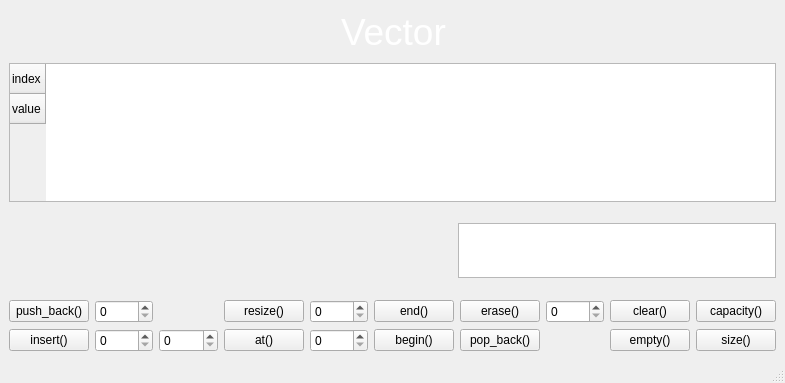
<?xml version="1.0" encoding="UTF-8"?>
<ui version="4.0">
 <class>MainWindow</class>
 <widget class="QMainWindow" name="MainWindow">
  <property name="geometry">
   <rect>
    <x>0</x>
    <y>0</y>
    <width>785</width>
    <height>383</height>
   </rect>
  </property>
  <property name="windowTitle">
   <string>MainWindow</string>
  </property>
  <widget class="QWidget" name="centralwidget">
   <layout class="QGridLayout" name="gridLayout_2">
    <item row="0" column="0">
     <spacer name="horizontalSpacer_3">
      <property name="orientation">
       <enum>Qt::Horizontal</enum>
      </property>
      <property name="sizeHint" stdset="0">
       <size>
        <width>319</width>
        <height>20</height>
       </size>
      </property>
     </spacer>
    </item>
    <item row="0" column="1">
     <widget class="QLabel" name="label">
      <property name="text">
       <string>&lt;html&gt;&lt;head/&gt;&lt;body&gt;&lt;p align=&quot;justify&quot;&gt;&lt;span style=&quot; font-size:28pt; color:#ffffff;&quot;&gt;Vector&lt;/span&gt;&lt;/p&gt;&lt;/body&gt;&lt;/html&gt;</string>
      </property>
     </widget>
    </item>
    <item row="1" column="0" colspan="4">
     <widget class="QTableWidget" name="vectortable">
      <row>
       <property name="text">
        <string>index</string>
       </property>
      </row>
      <row>
       <property name="text">
        <string>value</string>
       </property>
      </row>
     </widget>
    </item>
    <item row="2" column="3">
     <widget class="QTextBrowser" name="showtext">
      <property name="maximumSize">
       <size>
        <width>16777215</width>
        <height>55</height>
       </size>
      </property>
     </widget>
    </item>
    <item row="3" column="0" colspan="4">
     <layout class="QGridLayout" name="gridLayout">
      <item row="0" column="0">
       <widget class="QPushButton" name="push_backbutton">
        <property name="text">
         <string>push_back()</string>
        </property>
       </widget>
      </item>
      <item row="0" column="1">
       <widget class="QSpinBox" name="push_backspinbox">
        <property name="toolTip">
         <string/>
        </property>
        <property name="toolTipDuration">
         <number>-1</number>
        </property>
       </widget>
      </item>
      <item row="0" column="3">
       <widget class="QPushButton" name="resizebutton">
        <property name="text">
         <string>resize()</string>
        </property>
       </widget>
      </item>
      <item row="0" column="4">
       <widget class="QSpinBox" name="resizespinbox"/>
      </item>
      <item row="0" column="5">
       <widget class="QPushButton" name="endbutton">
        <property name="text">
         <string>end()</string>
        </property>
       </widget>
      </item>
      <item row="0" column="6">
       <widget class="QPushButton" name="erasebutton">
        <property name="text">
         <string>erase()</string>
        </property>
       </widget>
      </item>
      <item row="0" column="7">
       <widget class="QSpinBox" name="erasespinbox"/>
      </item>
      <item row="0" column="8">
       <widget class="QPushButton" name="clearbutton">
        <property name="text">
         <string>clear()</string>
        </property>
       </widget>
      </item>
      <item row="0" column="9">
       <widget class="QPushButton" name="capacitybutton">
        <property name="text">
         <string>capacity()</string>
        </property>
       </widget>
      </item>
      <item row="1" column="0">
       <widget class="QPushButton" name="insertbutton">
        <property name="text">
         <string>insert()</string>
        </property>
       </widget>
      </item>
      <item row="1" column="1">
       <widget class="QSpinBox" name="insertindex"/>
      </item>
      <item row="1" column="2">
       <widget class="QSpinBox" name="insertvalue"/>
      </item>
      <item row="1" column="3">
       <widget class="QPushButton" name="atbutton">
        <property name="text">
         <string>at()</string>
        </property>
       </widget>
      </item>
      <item row="1" column="4">
       <widget class="QSpinBox" name="atspinbox"/>
      </item>
      <item row="1" column="5">
       <widget class="QPushButton" name="beginbutton">
        <property name="text">
         <string>begin()</string>
        </property>
       </widget>
      </item>
      <item row="1" column="6">
       <widget class="QPushButton" name="pop_backbutton">
        <property name="text">
         <string>pop_back()</string>
        </property>
       </widget>
      </item>
      <item row="1" column="8">
       <widget class="QPushButton" name="emptubutton">
        <property name="text">
         <string>empty()</string>
        </property>
       </widget>
      </item>
      <item row="1" column="9">
       <widget class="QPushButton" name="sizebutton">
        <property name="text">
         <string>size()</string>
        </property>
       </widget>
      </item>
     </layout>
    </item>
    <item row="2" column="0" colspan="3">
     <spacer name="horizontalSpacer">
      <property name="orientation">
       <enum>Qt::Horizontal</enum>
      </property>
      <property name="sizeHint" stdset="0">
       <size>
        <width>443</width>
        <height>86</height>
       </size>
      </property>
     </spacer>
    </item>
    <item row="0" column="2" colspan="2">
     <spacer name="horizontalSpacer_2">
      <property name="orientation">
       <enum>Qt::Horizontal</enum>
      </property>
      <property name="sizeHint" stdset="0">
       <size>
        <width>324</width>
        <height>48</height>
       </size>
      </property>
     </spacer>
    </item>
   </layout>
  </widget>
  <widget class="QMenuBar" name="menubar">
   <property name="geometry">
    <rect>
     <x>0</x>
     <y>0</y>
     <width>785</width>
     <height>30</height>
    </rect>
   </property>
  </widget>
  <widget class="QStatusBar" name="statusbar"/>
 </widget>
 <resources/>
 <connections/>
</ui>
